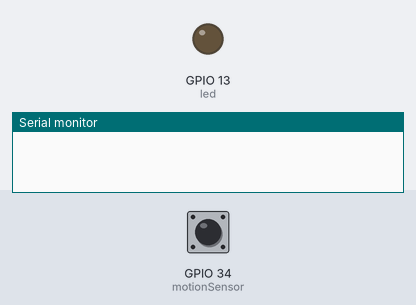
A sketch run on a simulated ESP32. Parts: output pins drawn as LEDs (lit = HIGH), the last lines printed to the serial monitor. The inputs (shaded band) are chosen by the test bench; at power-on: GPIO 34 (motionSensor) HIGH.

Above: at 1.2 s.
1.3 s: GPIO 34 (motionSensor) pulsed LOW 2 times (0.12 s each, 0.3 s apart)
At 2.2 s:
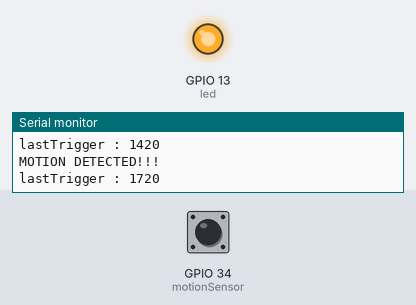
Timing chart, 0 to 8.2 s (numbered marks = the images above; inputs shaded):
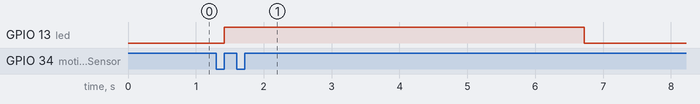

Measured:
- after the input at 1.3 s, GPIO 13 (led): LOW → HIGH after 0.12 s, → LOW 5.3 s later

The sketch:

ESP32_MotionSensor.ino
```cpp
#define timeSeconds 10

// Set GPIOs for LED and PIR Motion Sensor
const int led = 13;
const int motionSensor = 34;

// Timer: Auxiliary variables
unsigned long now = millis();
unsigned long lastTrigger = 0;
boolean startTimer = false;

// Checks if motion was detected, sets LED HIGH and starts a timer
void IRAM_ATTR detectsMovement() {
  Serial.println("MOTION DETECTED!!!");
  digitalWrite(led, HIGH);
  startTimer = true;
  lastTrigger = millis();
  Serial.print("lastTrigger : ");
  Serial.println(lastTrigger);
}

void setup() {
  // Serial port for debugging purposes
  Serial.begin(115200);

  // PIR Motion Sensor mode INPUT_PULLUP
  pinMode(motionSensor, INPUT_PULLUP);
  // Set motionSensor pin as interrupt, assign interrupt function and set RISING mode
  // 디지털 핀 입력 받아서 콜백함수 호출
  attachInterrupt(digitalPinToInterrupt(motionSensor), detectsMovement, RISING);

  // Set LED to LOW
  pinMode(led, OUTPUT);
  digitalWrite(led, LOW);
}

void loop() {
  // Current time
  now = millis();
  // Turn off the LED after the number of seconds defined in the timeSeconds variable
  // startTimer가 true 가 되었을 경우
  //timer interrupt를 발생 현재시간(now)-발생시간(last) > 정해진 시간
  if(startTimer && (now - lastTrigger > (timeSeconds*500))) {
    Serial.println("Motion stopped...");
    digitalWrite(led, LOW);
    startTimer = false;
    Serial.print("now : ");
    Serial.println(now);
  }
  delay(1);  // core 1 충돌 방지용
}
```
